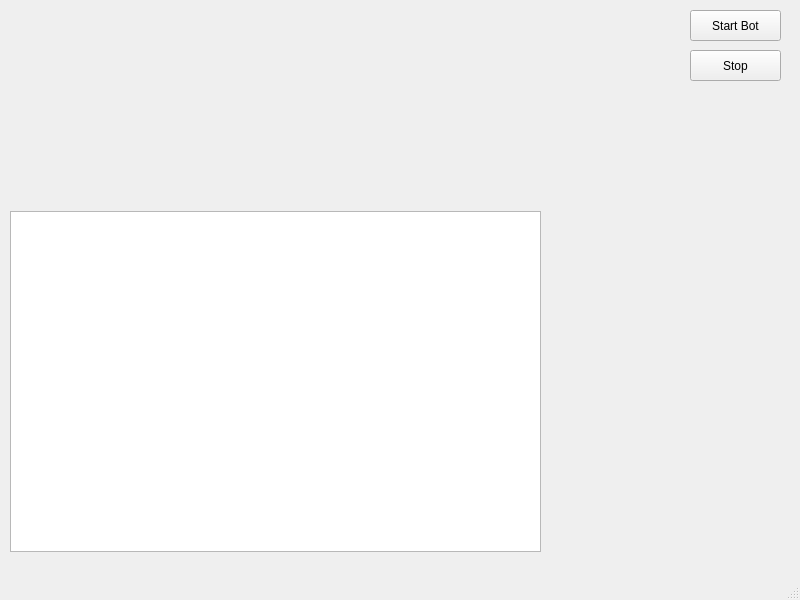
<?xml version="1.0" encoding="UTF-8"?>
<ui version="4.0">
 <class>MainWindow</class>
 <widget class="QMainWindow" name="MainWindow">
  <property name="geometry">
   <rect>
    <x>0</x>
    <y>0</y>
    <width>800</width>
    <height>600</height>
   </rect>
  </property>
  <property name="windowTitle">
   <string>MainWindow</string>
  </property>
  <widget class="QWidget" name="centralwidget">
   <widget class="QPushButton" name="startbot_pb">
    <property name="geometry">
     <rect>
      <x>690</x>
      <y>10</y>
      <width>91</width>
      <height>31</height>
     </rect>
    </property>
    <property name="text">
     <string>Start Bot</string>
    </property>
   </widget>
   <widget class="QTextBrowser" name="log_tb">
    <property name="geometry">
     <rect>
      <x>10</x>
      <y>211</y>
      <width>531</width>
      <height>341</height>
     </rect>
    </property>
   </widget>
   <widget class="QPushButton" name="stopbot_pb">
    <property name="geometry">
     <rect>
      <x>690</x>
      <y>50</y>
      <width>91</width>
      <height>31</height>
     </rect>
    </property>
    <property name="text">
     <string>Stop</string>
    </property>
   </widget>
  </widget>
  <widget class="QMenuBar" name="menubar">
   <property name="geometry">
    <rect>
     <x>0</x>
     <y>0</y>
     <width>800</width>
     <height>21</height>
    </rect>
   </property>
  </widget>
  <widget class="QStatusBar" name="statusbar"/>
 </widget>
 <resources/>
 <connections/>
</ui>
